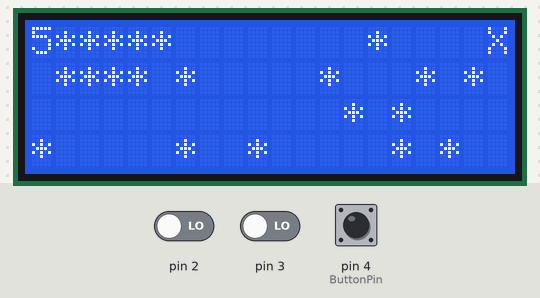
Simulated run of this sketch. Board: Arduino Uno, built with avr-gcc and run on an emulated ATmega328P. Parts: 20×4 character LCD. Inputs (shaded band) come from the test bench; at power-on: pin 4 (ButtonPin) HIGH, pin 2 LOW, pin 3 LOW. Random numbers use the default seed unless the sketch sets one.

Above: at 1.8 s.
1.9 s: pin 4 (ButtonPin) pulled LOW for 3.2 s
At 6.7 s:
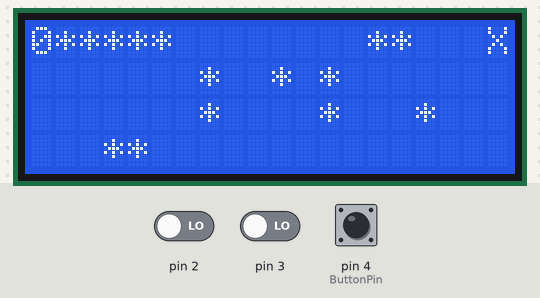
8.1 s: pin 4 (ButtonPin) pulled LOW for 3.2 s
At 13.1 s:
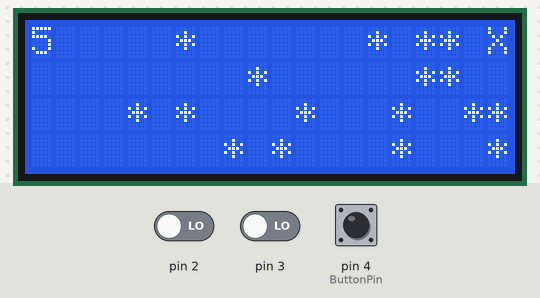
14.3 s: pin 4 (ButtonPin) pulled LOW for 3.2 s
At 19.4 s:
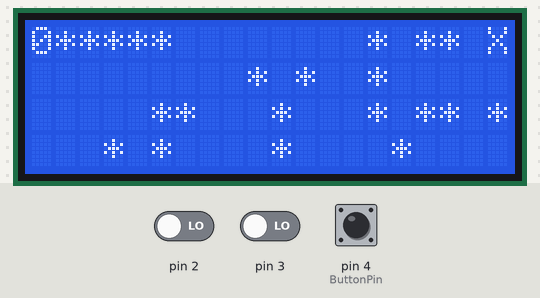
20.1 s: pin 4 (ButtonPin) pulled LOW for 3.2 s
At 25.6 s:
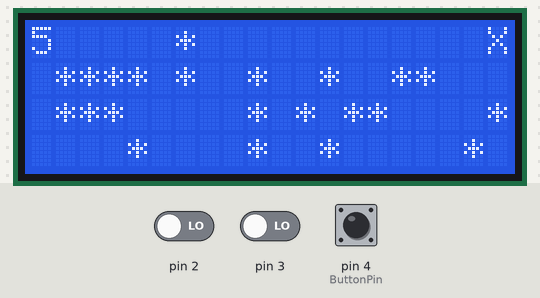
26.3 s: pin 4 (ButtonPin) pulled LOW for 3.2 s
At 31.3 s:
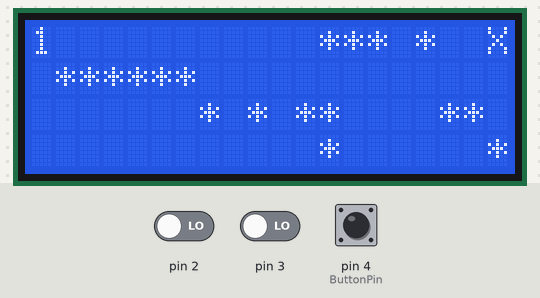
32.4 s: pin 4 (ButtonPin) pulled LOW for 3.2 s
At 37.9 s:
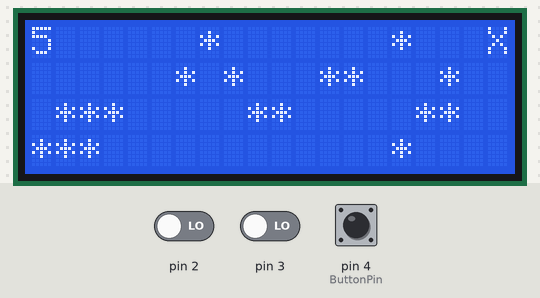
Timing chart, 0 to 39.4 s (numbered marks = the images above; inputs shaded):
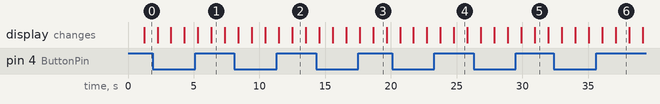

The sketch:

Main.ino
```cpp
#include <LiquidCrystal.h>
#include "ButtonDebounce.h"

volatile int encoderPosition = 0;
int numRows= 4;
int numCols= 20;

float curRow;
float curCol;
char contents[4][20];
int lives = 5;

unsigned long timer;
unsigned long startTime;
unsigned	long delta;
LiquidCrystal LcdDriver(11,9,5,6,7,8);

// Set up pin and button state.
int bState;
//enum buttonStates {BS_Idle,BS_Wait,BS_Low};
//buttonStates buttonState = BS_Idle;
enum GameStates { Pause,NewGame, Playing, BetweenGames, EndOfGame };
enum GameNumber {Game1, Game2};
GameNumber gameState = Game1;
GameStates curState = Playing;
unsigned long bTime;
char emptyChar =' ';
char spriteChar='*';

int INTERVAL = 200;
#define INIT_INTERVAL  200
//ButtonInitialize(4);

void setup()
{
	//pinMode(12,OUTPUT);
	pinMode(4,INPUT);
	prepopulateArray();
	attachInterrupt(digitalPinToInterrupt(2), MonitorA, CHANGE);
	attachInterrupt(digitalPinToInterrupt(3), MonitorB, CHANGE);
	Serial.begin(9600);
	ButtonInitialize(4);
	LcdDriver.begin(numCols,numRows);
	LcdDriver.setCursor(0,0);
	timer = 0;
}

void loop()
{

	if(millis() - timer >= INTERVAL)
	{
		if((INTERVAL - 10 > 50) && curState	 == Playing	)
		{
			INTERVAL -= 10;
		}
		bState = ButtonTest();
		if(curState == Playing)
		{
			if((millis() - startTime)/1000 >= 30 && gameState == Game2)
			{
				curState = EndOfGame;
				delta = millis() - startTime;
			}
			int t = 12;
			char temp[t];
			Serial.readBytes(temp, t);

			if(bState == 3)
			{
				switchGame();
			}
			else if ( bState == 2)//short press
			{
				curState = NewGame;
			}
			LcdDriver.clear();
			shiftArrayRight(contents);
			insertRandomChars(contents);
			if(hasCollision(contents, curRow))
			{
				if(gameState == Game1)
				{
					if(--lives <= 0)
					{
						//newGame();
						curState = EndOfGame;
						delta = (millis() - startTime);
					}

				}
				else//is Game2
				{
					lives++;

				}
			}

			printArray(contents);

		}//end playing
		else if (curState == EndOfGame)
		{
			printEndData();
			INTERVAL	= INIT_INTERVAL	;
			if(bState==2 || bState == 3)
			{
				curState = Playing;
				newGame();
			}
		}

		else
		{
			newGame();
			curState = Playing;
		}
		//delta = (millis() - startTime);
		timer += INTERVAL;
	}
}
void printEndData()
{
			LcdDriver.clear();
			LcdDriver.setCursor(0,0);
			LcdDriver.print("End of game");
			LcdDriver.setCursor(0,1);
			LcdDriver.print(delta/1000);
			LcdDriver.print(" seconds");
			LcdDriver.setCursor(0,2);

			if(gameState == Game2)
			{
				LcdDriver.print(lives);
				LcdDriver.print(" collected");
			}
			LcdDriver.setCursor(0,3);
			LcdDriver.print("press button ");
			INTERVAL	 = INIT_INTERVAL	;
}
void prepopulateArray()
{
	for(int i =0; i<numRows-4; i++)
	{
		for(int j =0; j<numCols; j++)
		{
			contents[i][j] = emptyChar;
		}
	}

	for(int i =0; i<numRows;i++)
	{
		for(int j =0; j<numCols;j++)
		{
			contents[i][j] = (random(0,100) < 20)? spriteChar:emptyChar;
		}
		shiftArrayRight(contents);
	}
}
int switchGame()
{
	if( gameState == Game1)
	{
		gameState = Game2;
	}
	else if (gameState == Game2)
	{
		gameState = Game1;
	}
	newGame();
}
bool hasCollision(char inArray[4][20], int r)
{
	if(inArray[r][19] == spriteChar) return true;
	return false;
}
void newGame()
{
	LcdDriver.clear();
	//LcdDriver.print("You ran out of lives");
	prepopulateArray();

	startTime = millis();
	if(gameState == Game1)
	{
		lives = 5;
	}
	else if ( gameState == Game2)
	{
		lives =0;
	}
	curRow=0;
	INTERVAL = INIT_INTERVAL	;
}
void shiftArrayRight(char inArray[4][20])
{
	for(int i =0; i<4;i++)
	{
		for(int j =20-2; j>=0;j--)
		{
			inArray[i][j+1] = inArray[i][j];
		}
	}
}
void insertRandomChars(char inArray[4][20])
{
	for(int i =0; i<numRows; i++)//loop through rows
	{
		bool shouldPlaceNew = (random(0,100) < 15);
		if(shouldPlaceNew)
		{
			inArray[i][0] = spriteChar;
		}
		else
		{
			inArray[i][0] =emptyChar;
		}
	}
}
void MonitorA()
{
	if (digitalRead(2) == digitalRead(3)) //if inputA and input B are pins 2 and 3 respectively
	{
		incrementVHState(.25);
	}
	else
	{
		incrementVHState(-.25);
	}
	//bState = ButtonTest();
}
void MonitorB()
{
	if (digitalRead(2) == digitalRead(3)) //if inputA and input B are equal
	{
		incrementVHState(-.25);
	}
	else
	{
		incrementVHState(.25);
	}
	//bState = ButtonTest();
}
void incrementVHState(float n)
{

		curRow += n;
		if(curRow > numRows)
		{
			curRow = numRows;
		}
		if(curRow < 0)
		{
			curRow =0 ;
		}
		return;
}
void SerialPrintArray(char inArray[4][20])
{
	Serial.println();
	Serial.print(sizeof(contents[0]));
	Serial.println();
	for(int i =0; i<4;i++)//make back to 4
	{
		for (int j = 0; j < 20; j++)//make back to 20
		{
			Serial.print(inArray[i][j]);

		}
		Serial.println();
	}
}
void printArray(char inArray[4][20])
{
	for(int i =0; i<4;i++)
	{
		for (int j = 0; j < 20; j++)
		{
			LcdDriver.setCursor(j,i);
			LcdDriver.print(inArray[i][j]);
		}
	}
	LcdDriver.setCursor(19, curRow);
	LcdDriver.print('X');
	LcdDriver.setCursor(0,0);
	LcdDriver.print(lives);
}
```

ButtonDebounce.h
```cpp
#ifndef ButtonDebounce_H
#define ButtonDebounce_H

// Set up pin and button state.
int ButtonPin = 4;
enum buttonStates {BS_Idle,BS_Wait,BS_Low};
buttonStates buttonState = BS_Idle;
unsigned long buttonTimer;

// Initialization code, setting up pin.
void ButtonInitialize( int pin )
{
		ButtonPin = pin;
		pinMode( ButtonPin, INPUT );
} // End of ButtonInitialize

// Function called in loop to check for button release.
// Returns a 1 on the buttons release.
int ButtonTest(  )
{
	// Read in the buttons current value.
	int Press = digitalRead( ButtonPin );
	int ReturnValue = 0;
	switch( buttonState )
	{
		case BS_Idle: // if we are waiting for a press,
			 if( Press == LOW )
			 {
				 // Once press occurs
				 buttonTimer = millis();  // record time
				 buttonState = BS_Wait;        // and move to next state
			 }
			 break;
		case BS_Wait: // button just went low
			 if( Press == HIGH ) // and now goes high
			 {
				 buttonState = BS_Idle;  // return to 0 state.
			 }
			 else // if still low
			 {
				 // and sufficient time has passed.
				 if( millis() - buttonTimer >= 10 )
				 {
						ReturnValue = 1; // Return 1 indicating pressed.
						buttonState = BS_Low; // move on to state two
				 }
			 }
			 break;
		 case BS_Low:
			 if( Press == HIGH )
			 {
				 ReturnValue = 2; // Return 2 indicating release.
				 buttonState = BS_Idle;
				 if(millis() - buttonTimer < 500)
				 {
					return 2;
				 }
				 else
				 {
					return 3;
				 }
			 } // End of high test.
			 break;
	} // End of switch on buttonState

	return ReturnValue;

} // End of ButtonRead

#endif
```

Measured:
- what the display in image 1 shows lasts 1.1 s, from 6.3 s to 7.4 s
